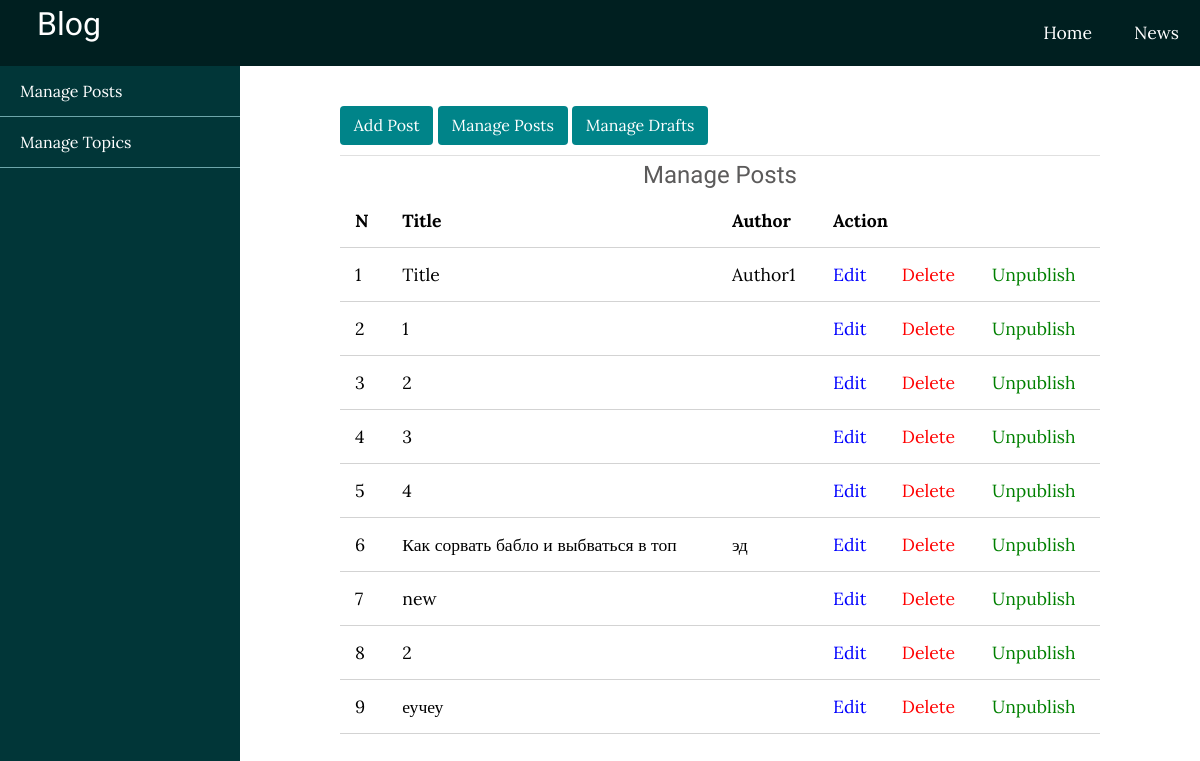
The page /admin/posts/index.php (signed in) on the database its author committed.
### tables this page shows
CREATE TABLE `posts` (
  `id` int(50) NOT NULL,
  `title` varchar(255) NOT NULL,
  `author` varchar(255) NOT NULL,
  `preview` varchar(255) NOT NULL,
  `description` text NOT NULL,
  `topic` varchar(255) NOT NULL,
  `published` int(11) NOT NULL,
  `created_at` datetime NOT NULL DEFAULT current_timestamp()
);

### app/controllers/view-posts.php (called while the page is built)
<?php
    require_once('posts.php');
    view();
?>

### app/controllers/posts.php (the view, shortened to what this page needs)
<?php
require_once('../../app/database/cofingBD.php');
function view()
{
  global $conn;
  $posts = $conn->query("SELECT * FROM posts WHERE published='1' ORDER BY id ASC");
  if ($posts->num_rows > 0) {
    foreach ($posts as $key => $post) {
      echo
        '<tr class="rec">
            <td>' . ($key + 1) . '</td>
            <td>
              <a href="#">' . $post['title'] . '</a>
            </td>
            <td>' . $post['author'] . '</td>
            <td>
              <a href="../../admin/posts/edit.php?edit=' . $post['id'] . '" class="edit">
                Edit
              </a>
            </td>
            <td>
              <a href="../../admin/posts/index.php?delete=' . $post['id'] . '" class="delete">
                Delete
              </a>
            </td>
            <td>
            <a href="../../admin/posts/drafts.php?unpublish=' . $post['id'] . '" class="publish">
              Unpublish
            </a>
          </td>
          </tr>';
    }
  }
}

### assets/css/style.css (style rules this page uses)
html, body { padding: 0px; margin: 0px; font-family: 'Lora', serif; height: 100%; background: #f6f6f6; }
a { text-decoration: none; color: inherit; }
.delete { color: red; }
.edit { color: blue; }
.publish { color: green; }

### assets/css/admin.css (style rules this page uses)
.admin-wrapper .admin-content a { text-decoration: unset; }
th, td { padding: 15px; text-align: left; border-bottom: 1px solid #d3d3d3; }
#admin { overflow: hidden; }

### rows shown on the page
posts: title "Title", author "Author1"
posts: title "1"
posts: title "2"
posts: title "3"
posts: title "4"
posts: title "Как сорвать бабло и выбваться в топ", author "эд"
posts: title "new"
posts: title "2"
posts: title "еучеу"
